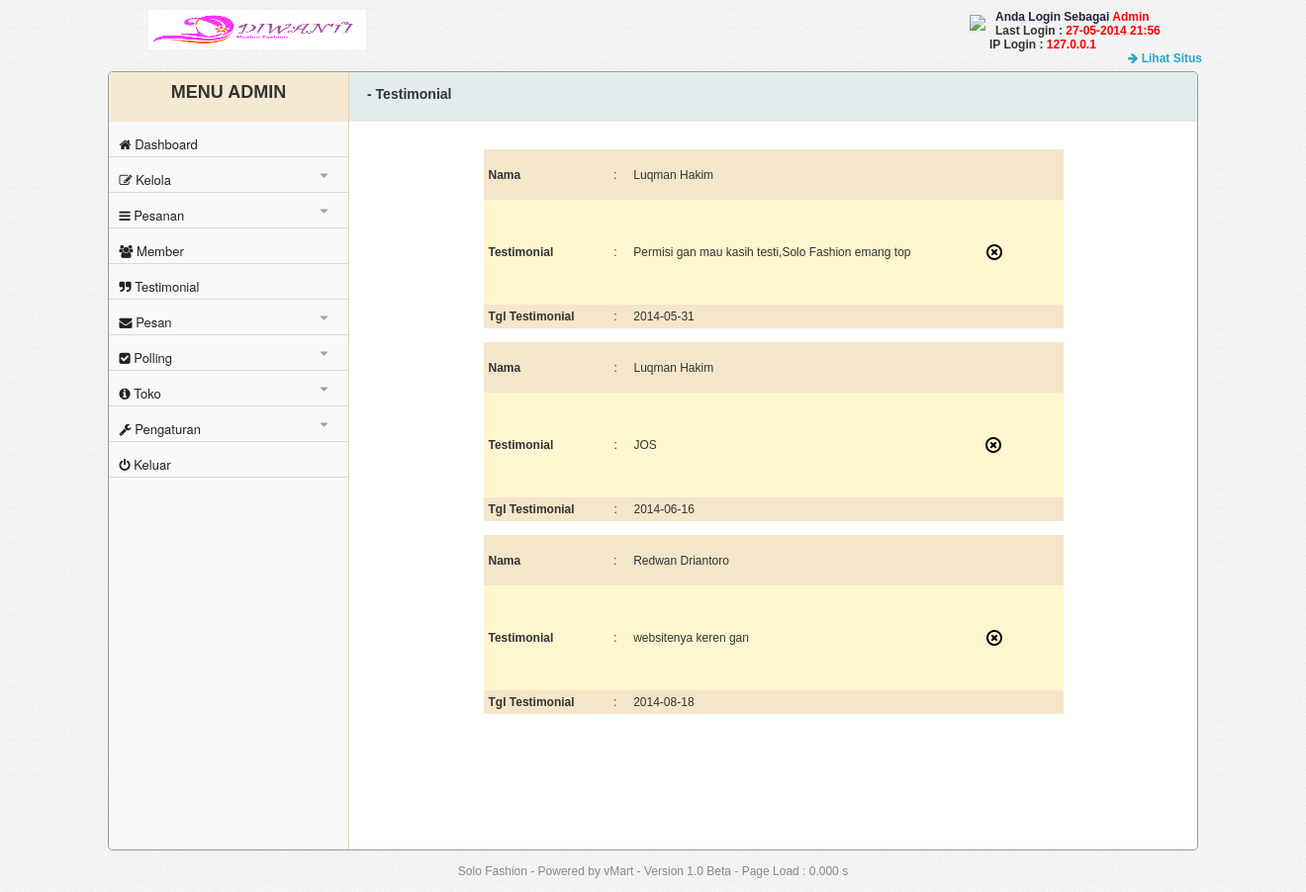
The app's page /admin/index.php?module=testimonial (signed in) with its own data.
### tables this page shows
CREATE TABLE `t_pengaturan` (
  `id` int(1) NOT NULL,
  `judul_website` varchar(50) NOT NULL,
  `banner_website` varchar(50) NOT NULL,
  `favicon` varchar(50) NOT NULL,
  `keyword` varchar(100) NOT NULL,
  `deskripsi` varchar(100) NOT NULL,
  `panduan` longtext NOT NULL,
  `slide` enum('aktif','tidak aktif') NOT NULL,
  `polling` enum('aktif','tidak aktif') NOT NULL,
  `google_analystics` varchar(20) NOT NULL,
  PRIMARY KEY (`id`)
);

CREATE TABLE `t_user` (
  `id_user` int(10) NOT NULL AUTO_INCREMENT,
  `username` varchar(20) NOT NULL,
  `password` varchar(40) NOT NULL,
  `email` varchar(100) NOT NULL,
  `level` enum('super admin','admin') NOT NULL,
  `last_login` varchar(40) NOT NULL,
  `ip_login` varchar(40) NOT NULL,
  PRIMARY KEY (`id_user`)
);

CREATE TABLE `t_testimonial` (
  `id_testimonial` int(5) NOT NULL AUTO_INCREMENT,
  `id_member` int(10) NOT NULL,
  `isi_testimonial` varchar(100) NOT NULL,
  `tgl_testimonial` date NOT NULL,
  `tampil` int(1) NOT NULL DEFAULT '0',
  PRIMARY KEY (`id_testimonial`),
  KEY `id_member` (`id_member`),
  CONSTRAINT `t_testimonial_ibfk_1` FOREIGN KEY (`id_member`) REFERENCES `t_member` (`id_member`) ON DELETE CASCADE ON UPDATE CASCADE
);

CREATE TABLE `t_member` (
  `id_member` int(10) NOT NULL AUTO_INCREMENT,
  `username` varchar(20) NOT NULL,
  `password` varchar(40) NOT NULL,
  `nama_lengkap` varchar(100) NOT NULL,
  `email` varchar(100) NOT NULL,
  `no_telp` varchar(20) NOT NULL,
  `alamat` varchar(300) NOT NULL,
  `provinsi` varchar(50) NOT NULL,
  `kota` varchar(50) NOT NULL,
  `kode_pos` int(10) NOT NULL,
  `forgot_key` varchar(30) NOT NULL,
  PRIMARY KEY (`id_member`)
);

### includes/lib.php (called while the page is built, shortened)
<?php
$sql_pengaturan=mysql_query("select *from t_pengaturan where id=1");
$row_pengaturan=mysql_fetch_assoc($sql_pengaturan);
	$judul_web=$row_pengaturan['judul_website'];
	$banner_web=$row_pengaturan['banner_website'];
$module=$_GET['module'];
$level=$_SESSION['level'];
?>

### includes/fungsi.php (called while the page is built, shortened)
<?php
function ubah_huruf_awal($pemisah, $paragrap) {
    $pisahkalimat=explode($pemisah, $paragrap);
    $kalimatbaru = array();
    foreach ($pisahkalimat as $kalimat) {
    $kalimatawalhurufbesar=ucfirst(strtolower($kalimat));
    $kalimatbaru[] = $kalimatawalhurufbesar;
    }
    $textgood = implode($pemisah, $kalimatbaru);
    return $textgood;
}
?>

### admin/index.php (the view, shortened to what this page needs)
<?php
	$awalload = microtime(true);
	require_once "../includes/lib.php";
	require_once "../includes/fungsi.php";
?>
<!DOCTYPE html PUBLIC "-//W3C//DTD XHTML 1.0 Transitional//EN" "http://www.w3.org/TR/xhtml1/DTD/xhtml1-transitional.dtd">
<html xmlns="http://www.w3.org/1999/xhtml">
<head>
<link href="css/font-awesome.min.css" rel="stylesheet" type="text/css" />
<link href="css/style.css" rel="stylesheet" type="text/css" />
<link href="js/SpryAssets/SpryValidationTextField.css" rel="stylesheet" type="text/css" />
<link href="js/SpryAssets/SpryValidationTextarea.css" rel="stylesheet" type="text/css" />
<link rel="stylesheet" href="js/fancybox/jquery.fancybox.css?v=2.1.5" type="text/css" media="screen" />
</head>
<body>
<div class="banner">
	<img src="<?php echo ".".$banner_web."" ?>" width="220px" height="40px">
</div>
<div class="text-welcome">
		<img src="img/icon/user-4.png" style="float:left; margin-top:5px; margin-left:-20px; margin-right:10px;">
		<font color="#222244"><b>Anda Login Sebagai <font color="#FF0000"><?php echo "".ubah_huruf_awal(" ",$level)."" ?></font></b> </font><br>
	<?php
		$sql_user=mysql_query("select *from t_user where id_user=".$_SESSION['id_user']."");
		$row_user=mysql_fetch_assoc($sql_user);
	?>
		<b>	Last Login : <font color="#FF0000"><?php echo "".$row_user['last_login']."" ?></font><br>
			IP Login : <font color="#FF0000"><?php echo "".$row_user['ip_login']."" ?></font> </b>
		<br>
	<a href='../index.php' target="_blank" style="color:#2BA6CB; text-decoration:none; position:absolute; margin-left:140px;"><i class="fa fa-arrow-right"></i> <b>Lihat Situs</b></a>
</div>
<div class="konten">
	<div class="side-menu">
		<div class="menu-header">
			<h2>MENU ADMIN </h2>
		</div>
	<div id="wrapper">
		<ul class="menu">
			<li><a href="index.php?module=dashboard" ><i class="fa fa-home"></i> Dashboard</a></li>
			<li><a href="#"><i class="fa fa-edit"></i>  Kelola<span><i class='fa fa-caret-down'></i></span></a>
			</li>
			<li><a href="#"><i class="fa fa-bars"></i>  Pesanan<span><i class='fa fa-caret-down'></i></span></a>
			</li>
			<li><a href="index.php?module=member"><i class="fa fa-users"></i>  Member</a></li>
			<li><a href="index.php?module=testimonial"><i class="fa fa-quote-right"></i> Testimonial</a></li>
			<li><a href="index.php?module=pesan"><i class="fa fa-envelope"></i>  Pesan<span><i class='fa fa-caret-down'></i></span></a>
			</li>
			<li><a href="#"><i class="fa fa-check-square"></i>  Polling<span><i class='fa fa-caret-down'></i></span></span></a>
			<li><a href="#"><i class="fa fa-info-circle"></i>  Toko<span><i class='fa fa-caret-down'></i></span></span></a>
			<li><a href="#"><i class="fa fa-wrench"></i>  Pengaturan<span><i class='fa fa-caret-down'></i></span></a>
			</li>
				<li><a href="index.php?module=keluar"><i class="fa fa-power-off"></i>  Keluar</a></li>
			</ul>
	</div>
</div>
	<div class="isi">
<?php
	if($module=='kategori'){
		if($aksi=='kelola' || $aksi=='hapus'){
			include "module/kategori/k-kategori.php";
		}else{
			include "module/kategori/kategori.php";
		}
	}elseif($module=='produk'){
		if($aksi=='kelola' || $aksi=='hapus'){
			include "module/produk/k-produk.php";
		}else{
			include "module/produk/produk.php";
		}
	}elseif($module=='konfirmasi'){
			include 'module/konfirmasi/konfirmasi.php';
	}elseif($module=='template'){
		if($aksi=='kelola' || $aksi=='hapus'){
			include 'module/template/k-template.php';
		}else{
			include 'module/template/template.php';
		}
	}elseif($module=='rekening'){
		if($aksi=='kelola' || $aksi=='hapus'){
			include 'module/rekening/k-rekening.php';
		}else{
			include 'module/rekening/rekening.php';
		}
	}elseif($module=='tentang'){
			include 'module/profil/tentang.php';
	}elseif($module=='panduan'){
			include 'module/pengaturan/panduan.php';
	}elseif($module=='kontak'){
			include 'module/kontak/kontak.php';
	}elseif($module=='slider'){
			include 'module/slider/slider.php';
	}elseif($module=='sosmed'){
			include 'module/kontak/sosmed.php';
	}elseif($module=='profil'){
		if($aksi=='kelola'){
			include 'module/profil/k-profil.php';
		}else{
			include 'module/profil/profil.php';
		}
	}elseif($module=='testimonial'){
			include 'module/testimonial/testimonial.php';
	}elseif($module=='shipping'){
		if($aksi=='kelola' || $aksi=='hapus'){
			include 'module/ongkir/k-shipping.php';
		}else{
			include "module/ongkir/shipping.php";
		}
	}elseif($module=='member'){
		if(isset($id)){
			include "module/member/detail.php";
		}else{
			include "module/member/member.php";
		}
	}elseif($module=='user' && $level=='super admin'){
		if($aksi=='kelola' ){
			include "module/user/k-user.php";
		}else{
			include "module/user/user.php";
		}
	}elseif($module=='pengaturan' && $level=='super admin'){
		include "module/pengaturan/pengaturan.php";
	}elseif($module=='pesan'){
		if($aksi=='kirim'){
				include "module/pesan/kirim-pesan.php";
			}else{
				include "module/pesan/kotak-pesan.php";
		}
	}elseif($module=='keluar'){
		$sql_user=mysql_query("update t_user SET ip_login='".$_SERVER['REMOTE_ADDR']."',last_login='".date("d-m-Y H:i")."' where id_user=".$_SESSION['id_user']."");
		session_destroy();
		session_unset();
		echo "<script>window.location=('login.php');</script>";
	}else{
		include "module/dashboard/dashboard.php";
	}
?>
	</div>
		<br><br>
</div>
<br>
<center>
	<font style="color:#888888"><?php echo "".$judul_web.""; $akhirload = microtime(true); $waktuload = $akhirload  - $awalload; ?> - Powered by vMart - Version  <?php  echo "".versi_cms." - Page Load : " . number_format($waktuload, 3, '.', '') . " s"; ?></center>
	<br>
</body>
</html>

### admin/module/testimonial/testimonial.php (shortened to what this page needs)
<?php
	$BatasAwal = 5;
    if (!empty($_GET['p'])) {
        $hal = $_GET['p'] - 1;
        $MulaiAwal = $BatasAwal * $hal;
    } else if (!empty($_GET['p']) and $_GET['p'] == 1) {
        $MulaiAwal = 0;
    } else if (empty($_GET['p'])) {
        $MulaiAwal = 0;
    }
?>
<div class="path"><h3>- Testimonial</h3></div><br><br>
<?php
$sql_testimonial=mysql_query("select *from t_testimonial INNER JOIN t_member on t_testimonial.id_member=t_member.id_member limit ".$MulaiAwal.",".$BatasAwal."");
	while($row_tes=mysql_fetch_assoc($sql_testimonial)){
		$nama=$row_tes['nama_lengkap'];
		$tampil=$row_tes['tampil'];
		$id_testimonial=$row_tes['id_testimonial'];
		$tgl_testimonial=$row_tes['tgl_testimonial'];
		$isi=$row_tes['isi_testimonial'];
	echo "<table width='586' height='176' cellpadding='5' align='center' cellspacing='0'>
	  <tr align=left bgcolor=#F4E6C9>
		<td width='124' height='41' scope='col'><b>Nama</b></td>
		<td width='11' scope='col'>:</td>
		<td width='388' scope='col'>".$nama."</td>
		<td width='81' scope='col' >&nbsp;</td>
	  </tr>
	  <tr align=left bgcolor=#FFF6CF>
		<td height=96><b>Testimonial<b/></td>
		<td>:</td>
		<td>".$isi."</td>
		<td align=left>"; if($tampil!=1){ echo "<a href='index.php?module=testimonial&aksi=kelola&id=".$id_testimonial."' style=text-decoration:none;color:#333355><img src='img/icon/tag-4.png' title='Tampilkan'></a><a href='index.php?module=testimonial&aksi=hapus&id=".$id_testimonial."'  style=text-decoration:none;color:#333355><img src='img/icon/delete.png'>Hapus</a>"; }else{ echo "<a href='index.php?module=testimonial&id=".$id_testimonial."'  style=text-decoration:none;color:#333355><img src='img/icon/delete.png' title='Hapus'></a>"; } ?><?php echo "</td>
	  </tr>
	  <tr align=left bgcolor=#F4E6C9>
		<td><b>Tgl Testimonial<b/></td>
		<td>:</td>
		<td>".$tgl_testimonial."</td>
		<td>&nbsp;</td>
	  </tr>
	</table><br>
";};
?>

### admin/css/style.css (style rules this page uses)
body { margin: 0; padding: 0; font-family: Arial,Helvetica,sans-serif; font-size: 12px; color: #333; text-align: center; background-image:url(../img/bg.png); }
.banner { width:200px; position:absolute; margin-left:150px; float:left; }
.text-welcome { margin-left:1000px; margin-top:10px; text-align:left; width:310px; }
.text-welcome a { width:100px; }
.side-menu { width:22%; float:left; border-top-left-radius:5px; border-right-color:#DFD5C3; border-right-style:solid; border-right-width:thin; background-color:#F8F8F8; height:786px; border-bottom-left-radius:5px; }
.side-menu h2 { margin-top:0px; padding-top:10px; color:#333333; }
.menu-header { background-color:#F5EAD1; height:50px; margin-bottom:-12px; border-top-left-radius:5px; }
ul, ul ul { margin: 0; padding: 0; list-style: none; }
#wrapper { width: 220px; margin: 100px auto; font-size: 0.8125em; }
.menu { width: 110%; margin-top:-100px; height: auto; }
.menu a { text-decoration:none; text-align:left; display:block; }
.menu i { margin-left:-61px; }
.menu > li > a { background-color: #F8F8F8; filter: progid:DXImageTransform.Microsoft.gradient(GradientType=0,StartColorStr='#727a86', EndColorStr='#505864'); border-bottom-style:solid; border-bottom-color:#DADADA; border-bottom-width:thin; margin-left:-11px; width: 100%; height:30px; line-height: 2.75em; text-indent: 2.75em; display: block; padding-top:5px; font-family: "Helvetica Neue", Helvetica, Arial, sans-serif; font-size:13px; font-weight:normal; position:relative; color:#222222; }
.menu > li > a:before { content: ''; background-repeat: no-repeat; font-size: 36px; height: 1em; width: 1em; position: absolute; left: 0; top: 50%; margin: -.5em 0 0 0; }
.menu li span i { display: inline-block; position: absolute; right: 1em; top: 50%; line-height: 1em; height: 1em; padding: .4em .6em; margin: -.8em 0 0 0; opacity:0.4; }
.konten { border-color:#999999; border-style:solid; border-width:thin; min-height:786px; margin:20px auto 0; width:1100px; background-color:#FFFFFF; border-radius:5px; }
.isi { margin-left:21%; }
.path { background-color:#E2EBEE; width:100%; height:50px; margin-top:-14px; border-top-right-radius:5px; }
.path h3 { padding-top:14px; text-align:left; padding-left:30px; }

### records on screen
t_pengaturan: banner_website (picture), judul_website "Solo Fashion"
t_user: last_login "27-05-2014 21:56", ip_login "127.0.0.1"
t_testimonial: id_member.nama_lengkap "Luqman Hakim", isi_testimonial "Permisi gan mau kasih testi,Solo Fashion emang top", tampil 1 (drawn), tgl_testimonial "2014-05-31"
t_testimonial: id_member.nama_lengkap "Luqman Hakim", isi_testimonial "JOS", tampil 1 (drawn), tgl_testimonial "2014-06-16"
t_testimonial: id_member.nama_lengkap "Redwan Driantoro", isi_testimonial "websitenya keren gan", tampil 1 (drawn), tgl_testimonial "2014-08-18"

### other values on screen
ubah_huruf_awal(" ",$level) "Admin"
versi_cms "1.0 Beta"
